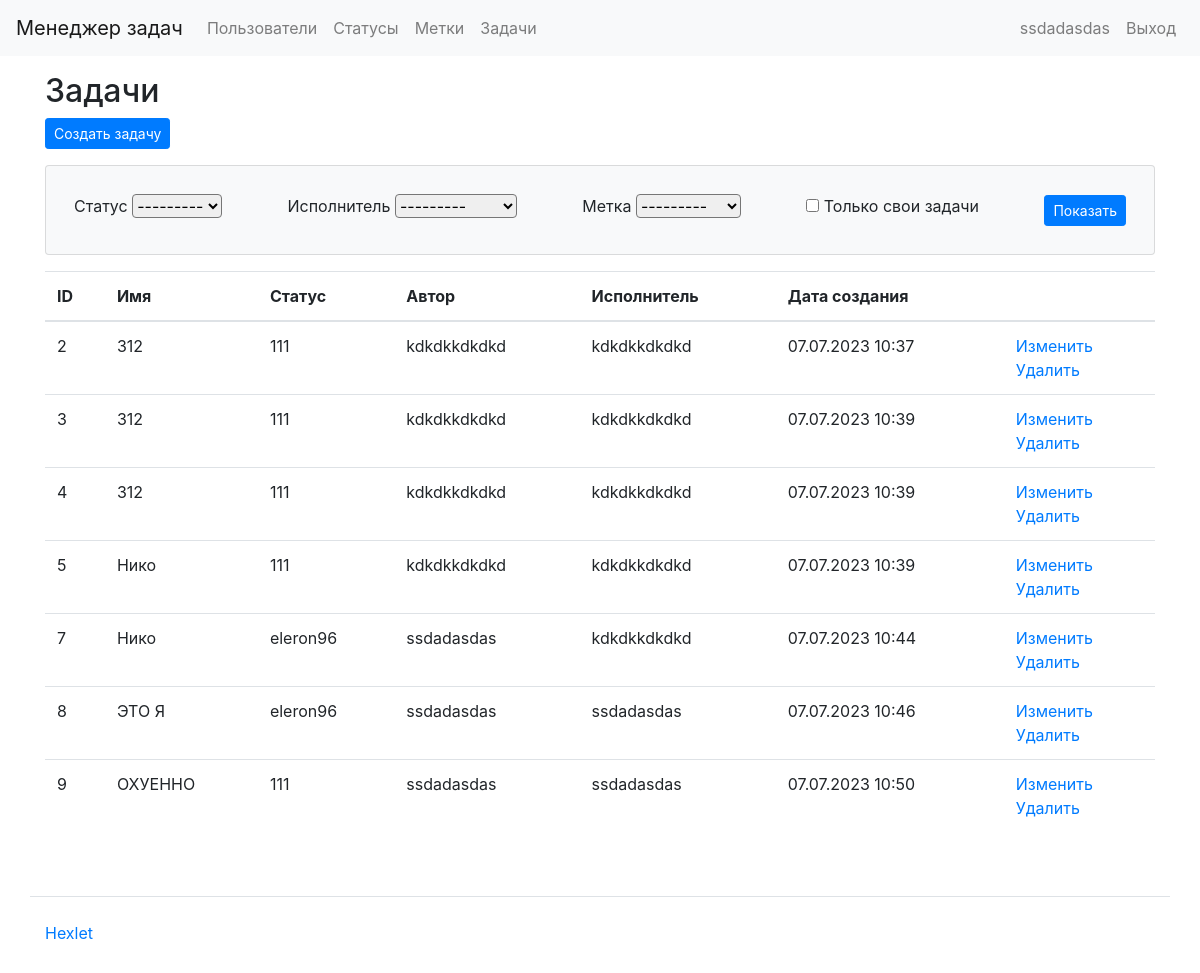
Page /tasks/ (signed in) on the earlier database version.
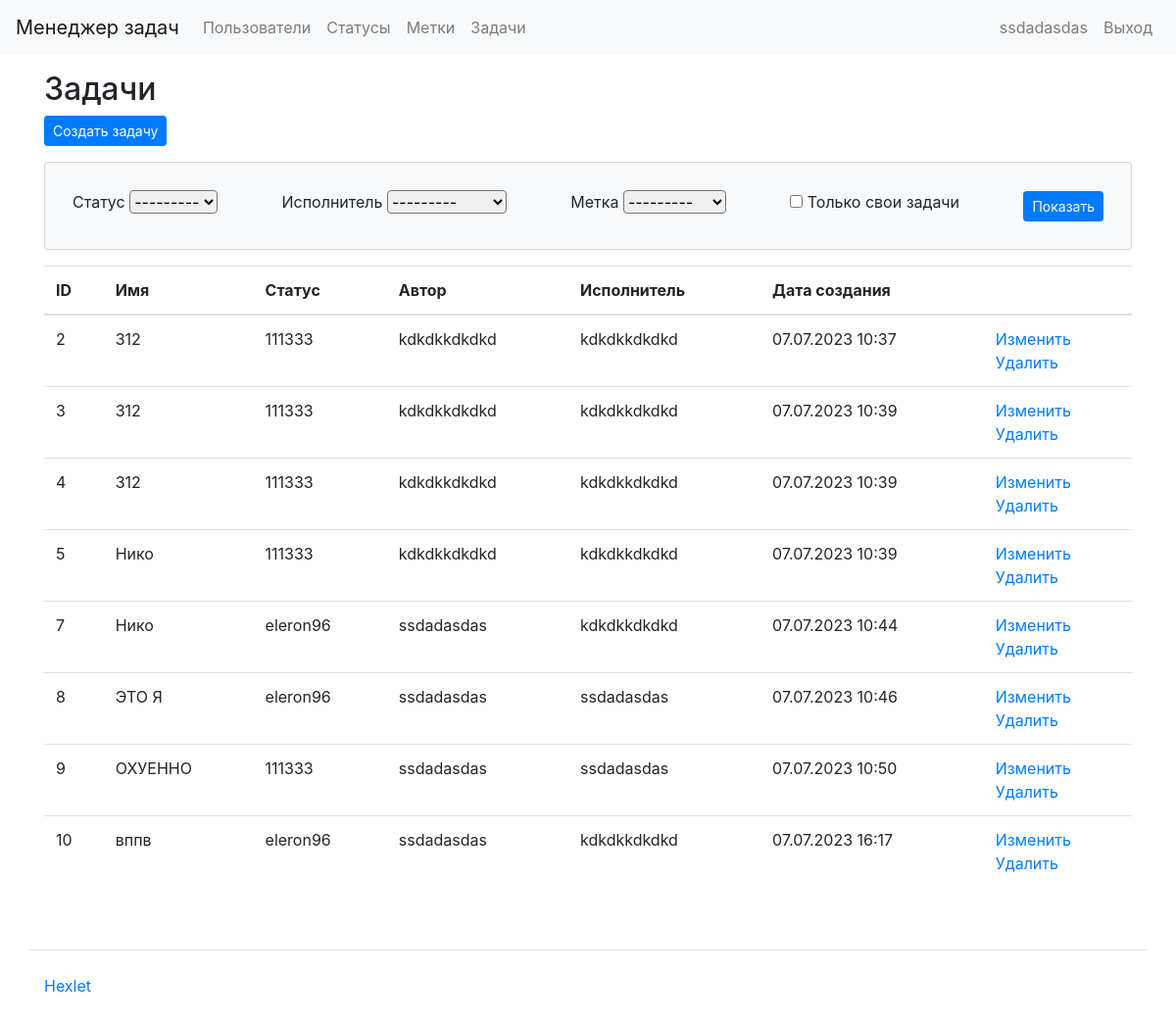
Same page on the later database version.
### tasks/models.py (models this page shows, shortened)
class Task(models.Model):
    name = models.CharField(max_length=100)
    description = models.TextField()  # If you want to add a description field
    status = models.ForeignKey(Status, on_delete=models.CASCADE)  # Link to the Status model
    author = models.ForeignKey(User, on_delete=models.CASCADE, related_name='author_tasks')  # Link to the User model
    executor = models.ForeignKey(User, on_delete=models.CASCADE, related_name='executor_tasks')  # Link to the User model
    label = models.ForeignKey(labels, on_delete=models.CASCADE, null=True)  # Link to the Label model
    created_date = models.DateTimeField(auto_now_add=True)
    class Meta:
        app_label = 'tasks'

### status/models.py (models this page shows, shortened)
class Status(models.Model):
    name = models.CharField(max_length=100)
    created_date = models.DateTimeField(auto_now_add=True)
    class Meta:
        app_label = 'status'

### tasks/views.py (the view, shortened to what this page needs)
# urls.py: path('tasks/', tasks_list, name='tasks'),
@login_required
def tasks_list(request):
    form = TaskFilterForm(request.GET or None)
    tasks = TaskModel.objects.all()
    statuses = Status.objects.all()
    context = {'form': form, 'tasks': tasks,
               'task_statuses': statuses}
    return render(request, 'tasks/tasks.html', context)

### tasks/forms.py
class TaskFilterForm(forms.Form):
    status = forms.ModelChoiceField(queryset=Status.objects.all(), required=False)
    executor = forms.ModelChoiceField(queryset=User.objects.all(), required=False)
    label = forms.ModelChoiceField(queryset=labels.objects.all(), required=False)
    my_tasks = forms.BooleanField(required=False)

### task_manager/templates/tasks/tasks.html (shortened to what this page needs)
{% extends "base.html" %}
{% load i18n %}
{% block content %}
  <h2>Задачи</h2>
  <div class="mb-3">
    <a href="{% url 'create_tasks' %}" class="btn btn-primary btn-sm">{% trans "Создать задачу" %}</a>
  </div>
    <div class="card mb-3 card-body bg-light">
        <form method="GET" class="d-flex flex-row align-items-center justify-content-between flex-wrap">
            <div class="p-2">
                <label class="form-label" for="id_status">Статус</label>
                <select name="status" class="form-select rounded" id="id_status">
                    <option value="" selected>---------</option>
                </select>
            </div>
            <div class="p-2">
                <label class="form-label" for="id_executor">Исполнитель</label>
                <select name="executor" class="form-select rounded" id="id_executor">
                    <option value="" selected>---------</option>
                </select>
            </div>
            <div class="p-2">
                <label class="form-label" for="id_label">Метка</label>
                <select name="label" class="form-select rounded" id="id_label">
                    <option value="" selected>---------</option>
                </select>
            </div>
            <div class="p-2 form-check">
                <input type="checkbox" id="my_tasks" name="my_tasks">
                <label for="my_tasks">Только свои задачи</label>
            </div>
            <div class="p-2">
                <input class="btn btn-primary btn-sm" type="submit" value="Показать">
            </div>
        </form>
    </div>
  <table class="table">
    <thead>
      <tr>
        <th scope="col">ID</th>
        <th scope="col">Имя</th>
        <th scope="col">Статус</th>
        <th scope="col">Автор</th>
        <th scope="col">Исполнитель</th>
        <th scope="col">Дата создания</th>
        <th scope="col"></th>
      </tr>
    </thead>
    <tbody>
      {% for task in tasks %}
      <tr>
          <td>{{ task.id }}</td>
          <td>{{ task.name }}</td>
          <td>{{ task.status.name }}</td>
          <td>{{ task.author.username }}</td>
          <td>{{ task.executor.username }}</td>
          <td>{{ task.created_date|date:"d.m.Y H:i" }}</td>
          <td>
            <a href="{% url 'edit_tasks' task.id %}">Изменить</a>
            <br>
            <a href="{% url 'delete_tasks' task.id %}">{% trans "Delete" %}</a>
          </td>
      </tr>
      {% endfor %}
    </tbody>
  </table>
{% endblock %}

Differences in the rows shown:
changed through a linked row, Task id 2: status.name "111" → "111333"
changed through a linked row, Task id 3: status.name "111" → "111333"
changed through a linked row, Task id 4: status.name "111" → "111333"
changed through a linked row, Task id 5: status.name "111" → "111333"
changed through a linked row, Task "ОХУЕННО": status.name "111" → "111333"
added Task: id "10", name "вппв", status.name "eleron96", author.username "ssdadasdas", executor.username "kdkdkkdkdkd", created_date "07.07.2023 16:17"
